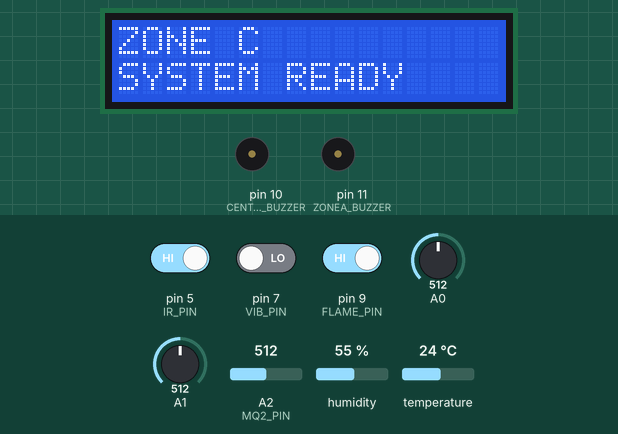
This sketch was run on a simulated Arduino Uno, built with avr-gcc and run on an emulated ATmega328P. Shown: 16×2 character LCD, buzzer (waves = sounding, pin HIGH). Inputs (shaded band) come from the test bench; at power-on: pin 5 (IR_PIN) HIGH, humidity 55 %, A1 = 512, pin 7 (VIB_PIN) LOW, pin 9 (FLAME_PIN) HIGH, A0 = 512, A2 (MQ2_PIN) = 512, temperature 24 °C. What the sketch prints to the serial monitor is not drawn.

Above: at 2.2 s.
At 5.3 s:
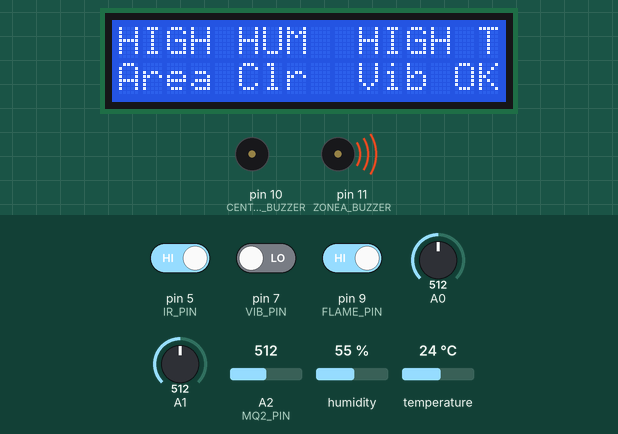
5.4 s: pin 5 (IR_PIN) driven LOW
At 6.8 s:
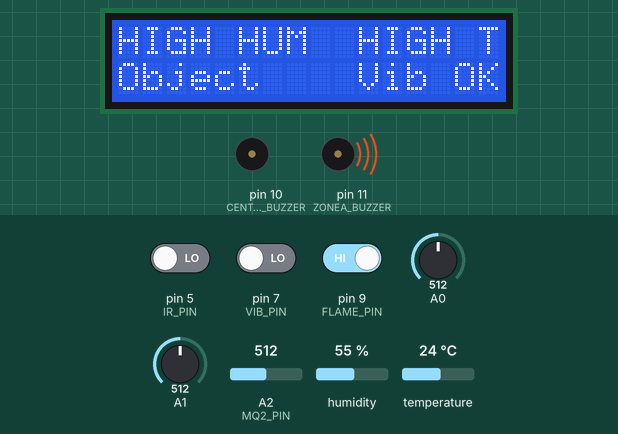
7.9 s: humidity set to 42 %
9.8 s: humidity set to 39 %
At 12.0 s:
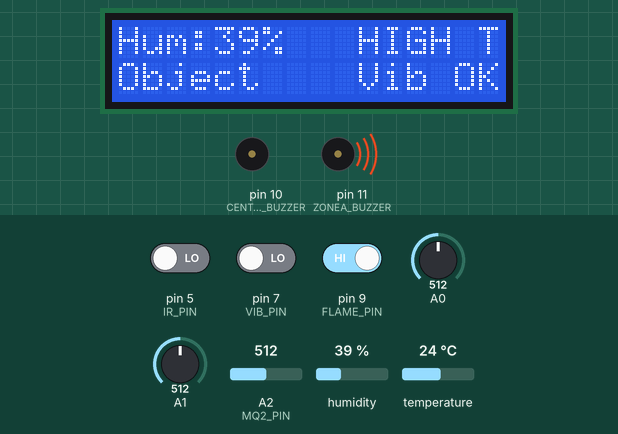
12.3 s: A1 set to 454
14.2 s: A1 set to 423
At 16.0 s:
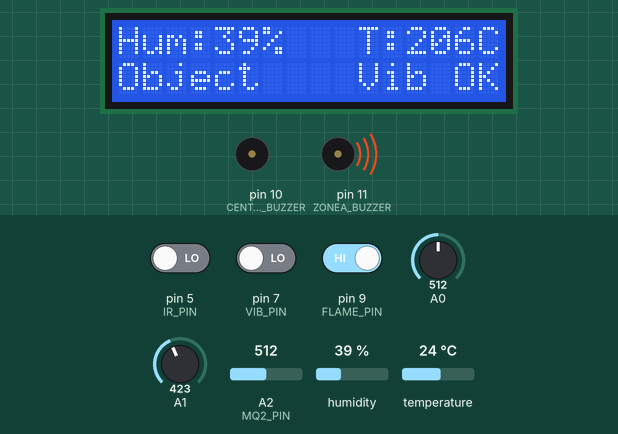
16.7 s: pin 7 (VIB_PIN) driven HIGH
At 18.7 s:
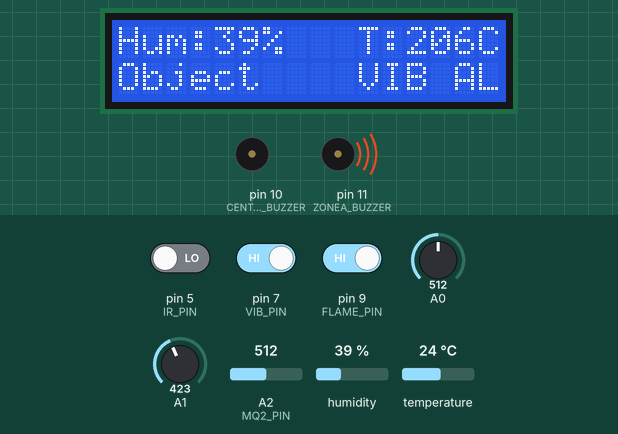
Timing chart, 0 to 19.9 s (numbered marks = the images above; inputs shaded):
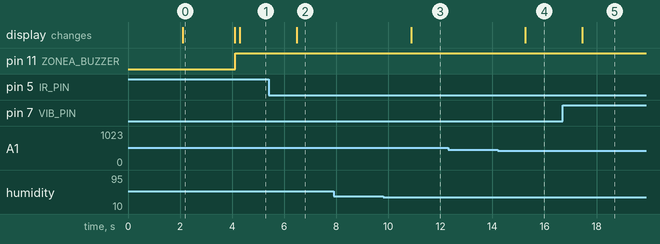

The sketch:

industrial_safety_system.ino.ino
```cpp
#include <LiquidCrystal_I2C.h>
#include <DHT.h>

// ================= PIN DEFINITIONS =================

// 🔥 CENTRAL FIRE ZONE
#define FLAME_PIN 9
#define CENTRAL_BUZZER 10

// 🟥 ZONE A – COMBUSTIBLE
#define MQ2_PIN A2
#define LM35_A  A0
#define ZONEA_BUZZER 11

// 🟦 ZONE B – RAW MATERIAL / FOOD
#define IR_PIN 5
#define DHT_PIN 2

// 🟨 ZONE C – WAREHOUSE
#define LM35_C A1
#define VIB_PIN 7

// ================= CONSTANTS =================
#define DHTTYPE DHT11
#define HUMIDITY_LIMIT 40
#define MQ2_THRESHOLD 715
#define TEMP_LIMIT_A  205
#define TEMP_LIMIT_C  215

// ================= OBJECTS =================
LiquidCrystal_I2C lcd(0x27, 16, 2);
DHT dht(DHT_PIN, DHTTYPE);

// ================= TIMING =================
unsigned long startTime;
unsigned long vibTime = 0;   // for vibration latch

// ================= LM35 FUNCTION =================
float readLM35(int pin) {
  long sum = 0;
  for (int i = 0; i < 10; i++) {
    sum += analogRead(pin);
    delay(2);
  }
  float avg = sum / 10.0;
  float voltage = avg * (5.0 / 1023.0);  // 5V reference
  return voltage * 100.0;                // LM35: 10mV/°C
}

// ================= SETUP =================
void setup() {

  pinMode(FLAME_PIN, INPUT_PULLUP);   // flame sensor is ACTIVE-LOW
  pinMode(CENTRAL_BUZZER, OUTPUT);
  pinMode(ZONEA_BUZZER, OUTPUT);
  pinMode(VIB_PIN, INPUT);

  digitalWrite(CENTRAL_BUZZER, LOW);
  digitalWrite(ZONEA_BUZZER, LOW);

  Serial.begin(9600);
  Serial.println("Industrial Safety System Started");

  lcd.init();
  lcd.backlight();
  dht.begin();

  // ---- LCD STARTUP SEQUENCE ----
  lcd.setCursor(0, 0);
  lcd.print("ZONE B");
  lcd.setCursor(0, 1);
  lcd.print("SYSTEM READY");
  delay(2000);

  lcd.clear();
  lcd.setCursor(0, 0);
  lcd.print("ZONE C");
  lcd.setCursor(0, 1);
  lcd.print("SYSTEM READY");
  delay(2000);

  lcd.clear();

  startTime = millis();   // for flame sensor stabilization
}

// ================= LOOP =================
void loop() {

  // ---------- 🔥 CENTRAL FIRE ZONE ----------
  if (millis() - startTime > 3000) {     // allow sensor to stabilize
    if (digitalRead(FLAME_PIN) == LOW) {
      digitalWrite(CENTRAL_BUZZER, HIGH);
      Serial.println("CENTRAL FIRE ALERT");
    } else {
      digitalWrite(CENTRAL_BUZZER, LOW);
    }
  }

  // ---------- 🟥 ZONE A ----------
  int smoke = analogRead(MQ2_PIN);
  float tempA = readLM35(LM35_A);

  if (smoke > MQ2_THRESHOLD || tempA > TEMP_LIMIT_A) {
    digitalWrite(ZONEA_BUZZER, HIGH);
  } else {
    digitalWrite(ZONEA_BUZZER, LOW);
  }

  // ---------- 🟦 ZONE B ----------
  float humidity = dht.readHumidity();
  int irState = digitalRead(IR_PIN);

  // ---------- 🟨 ZONE C ----------
  float tempC = readLM35(LM35_C);

  // ----- VIBRATION LATCH LOGIC -----
  if (digitalRead(VIB_PIN) == HIGH) {
    vibTime = millis();   // remember vibration time
  }
  bool vibAlert = (millis() - vibTime < 3000); // 3-second latch

  // ---------- SERIAL MONITOR (AS BEFORE) ----------
  Serial.print("Zone A -> Smoke: ");
  Serial.print(smoke);
  Serial.print(" | TempA: ");
  Serial.print(tempA);
  Serial.println(" C");

  Serial.print("Zone B -> Humidity: ");
  Serial.print(humidity);
  Serial.print("% | IR: ");
  Serial.println(irState == LOW ? "OBJECT" : "CLEAR");

  Serial.print("Zone C -> TempC: ");
  Serial.print(tempC);
  Serial.print(" C | Vibration: ");
  Serial.println(vibAlert ? 1 : 0);

  Serial.println("--------------------------------");

  // ---------- LCD DISPLAY ----------
  lcd.setCursor(0, 0);

  // Humidity (Zone B)
  if (humidity > HUMIDITY_LIMIT) {
    lcd.print("HIGH HUM  ");
  } else {
    lcd.print("Hum:");
    lcd.print((int)humidity);
    lcd.print("%   ");
  }

  // Temperature (Zone C)
  if (tempC > TEMP_LIMIT_C) {
    lcd.print("HIGH T");
  } else {
    lcd.print("T:");
    lcd.print((int)tempC);
    lcd.print("C");
  }

  lcd.setCursor(0, 1);

  // IR (Zone B)
  if (irState == LOW) {
    lcd.print("Object    ");
  } else {
    lcd.print("Area Clr  ");
  }

  // Vibration (Zone C, latched, no colon)
  if (vibAlert) {
    lcd.print("VIB ALERT");
  } else {
    lcd.print("Vib OK");
  }

  delay(2000);
}
```

Measured:
- the behaviour switches between 41 and 40 % on humidity (found by bisection; images 2 and 3)
- the behaviour switches between 440 and 439 on A1 (found by bisection; images 3 and 4)
- after the input at 5.4 s, the display: changes after 1.1 s (image 2)
- after the input at 7.9 s, every drawn part: stays the same
- after the input at 9.8 s, the display: changes after 1.1 s (image 3)
- after the input at 12.3 s, every drawn part: stays the same
- after the input at 14.2 s, the display: changes after 1.1 s (image 4)
- after the input at 16.7 s, the display: changes after 0.76 s (image 5)
- what the display in image 0 shows lasts 2.0 s, from 2.1 s to 4.1 s
